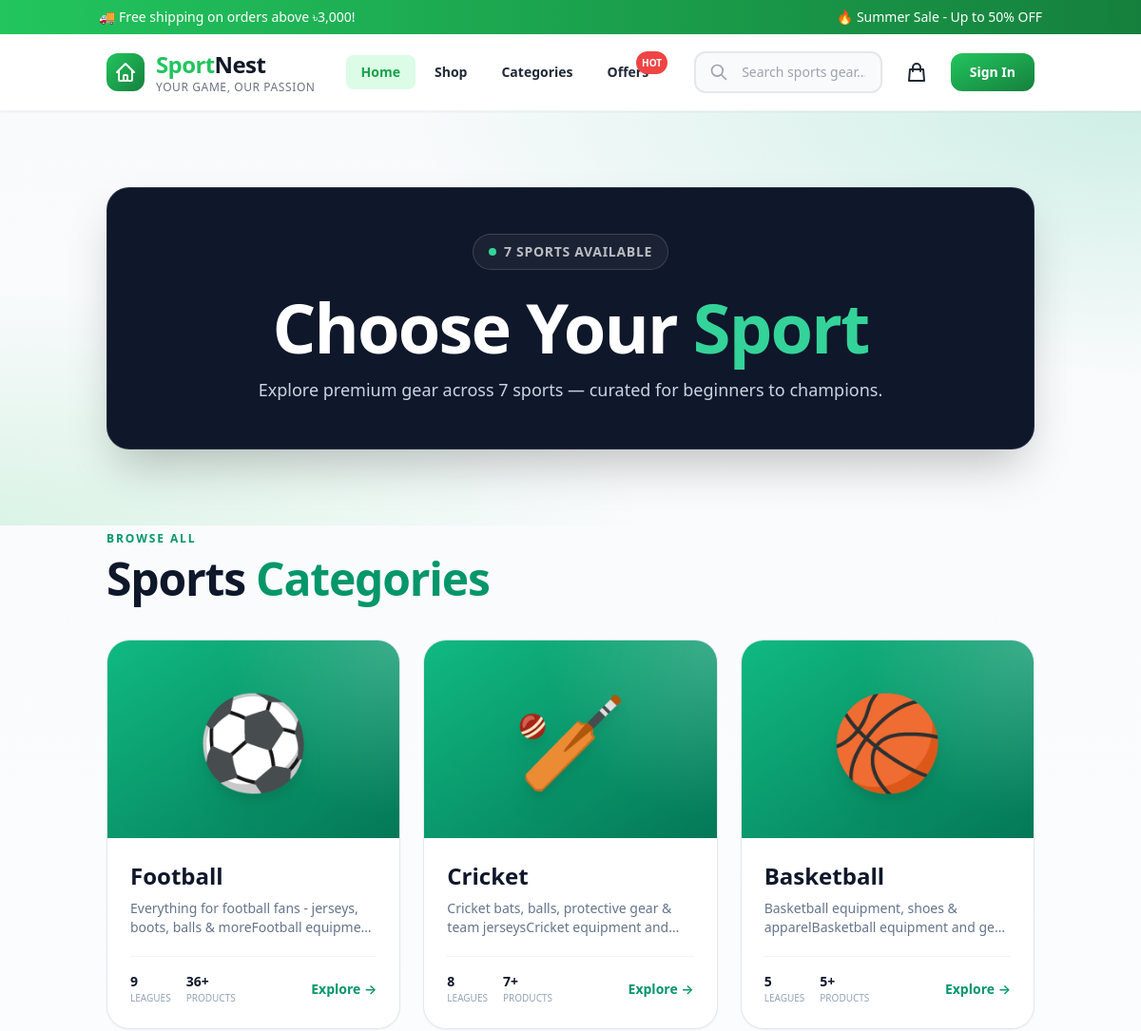
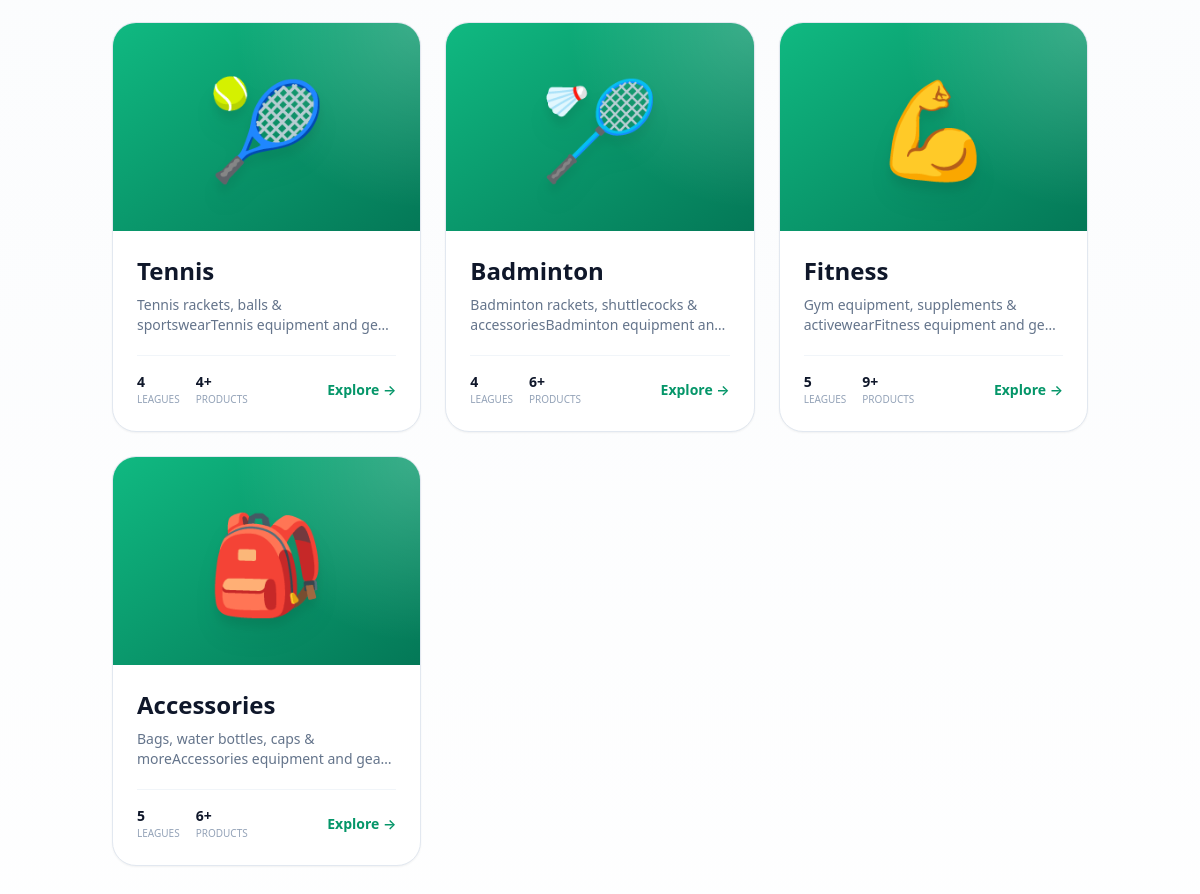
The app's page /shop/ with its own data (2 pictures, top to bottom).
### shop/models.py (models this page shows, shortened)
class MainCategory(models.Model):
    name = models.CharField(max_length=100, unique=True)
    slug = models.SlugField(max_length=100, unique=True, blank=True)
    icon = models.CharField(max_length=50, help_text="Emoji or icon class")
    image = models.ImageField(upload_to='categories/', blank=True, null=True)
    description = models.TextField(blank=True)
    order = models.IntegerField(default=0, help_text="Display order")
    is_active = models.BooleanField(default=True)
    created_at = models.DateTimeField(auto_now_add=True)
    class Meta:
        verbose_name = 'Main Category'
        verbose_name_plural = 'Main Categories'
        ordering = ['order', 'name']
    @property
    def subcategory_count(self):
        return self.subcategories.count()
    @property
    def product_count(self):
        return Product.objects.filter(subcategory__main_category=self, is_active=True).count()

### shop/views.py (the view)
# urls.py: path('', views.shop_home, name='shop_home'),
def shop_home(request):
    main_categories = MainCategory.objects.filter(is_active=True).order_by('order', 'name')
    context = {
        'main_categories': main_categories,
    }
    return render(request, 'shop/shop_home.html', context)

### cart/context_processors.py (called while the page is built, shortened)
def cart_context(request):
    cart_count = 0
    cart_total = 0
    if request.user.is_authenticated:
        try:
            cart = Cart.objects.get(user=request.user)
            cart_count = cart.total_items
            cart_total = cart.total
        except Cart.DoesNotExist:
            pass
    else:
        session_id = request.session.session_key
    return {
        'cart_count': cart_count,
        'cart_total': cart_total,
    }

### shop/templates/shop/shop_home.html (shortened to what this page needs)
{% extends 'base.html' %}
{% block content %}
<div class="min-h-screen bg-gradient-to-b from-slate-50 via-white to-slate-50">
    <section class="relative overflow-hidden">
        <div class="container mx-auto px-4 sm:px-6 pt-14 sm:pt-20 pb-14 sm:pb-20 relative z-10">
            <div class="max-w-5xl mx-auto rounded-3xl bg-slate-900 text-white border border-white/10 shadow-2xl p-7 sm:p-10 lg:p-12 text-center">
                <div class="inline-flex items-center gap-2 px-4 py-2 rounded-full border border-white/15 bg-white/5 mb-6">
                    <span class="w-2 h-2 rounded-full bg-emerald-400 animate-pulse"></span>
                    <span class="text-xs sm:text-sm text-white/70 tracking-wider uppercase font-semibold">
                        {{ main_categories|length }} Sports Available
                    </span>
                </div>
                <h1 class="text-4xl sm:text-6xl lg:text-7xl font-extrabold tracking-tight leading-[0.95] mb-4">
                    Choose Your <span class="text-emerald-400">Sport</span>
                </h1>
                <p class="max-w-2xl mx-auto text-slate-300 text-base sm:text-lg leading-relaxed">
                    Explore premium gear across {{ main_categories|length }} sports — curated for beginners to champions.
                </p>
            </div>
        </div>
    </section>
    <section class="pb-16 sm:pb-20">
        <div class="container mx-auto px-4 sm:px-6">
            <div class="flex flex-col sm:flex-row sm:items-end justify-between gap-4 mb-8 sm:mb-10">
                <div>
                    <span class="text-xs font-bold tracking-[0.16em] uppercase text-emerald-600">Browse All</span>
                    <h2 class="mt-2 text-3xl sm:text-4xl lg:text-5xl font-extrabold tracking-tight text-slate-900">
                        Sports <span class="text-emerald-600">Categories</span>
                    </h2>
                </div>
            </div>
            {% if main_categories %}
            <div class="grid sm:grid-cols-2 lg:grid-cols-3 gap-5 sm:gap-6">
                {% for category in main_categories %}
                <a href="{% url 'shop:category_detail' category.slug %}"
                   class="group rounded-3xl border border-slate-200 bg-white overflow-hidden shadow-sm hover:shadow-2xl hover:-translate-y-1 transition-all duration-300">
                    <div class="relative h-48 sm:h-52 overflow-hidden bg-gradient-to-br from-emerald-500 to-emerald-700">
                        <div class="absolute inset-0 opacity-20 bg-[radial-gradient(circle_at_top_right,white,transparent_50%)]"></div>
                        <div class="absolute inset-0 grid place-items-center">
                            <span class="text-7xl sm:text-8xl group-hover:scale-110 transition duration-500 drop-shadow-xl">
                                {{ category.icon }}
                            </span>
                        </div>
                    </div>
                    <div class="p-5 sm:p-6">
                        <h3 class="text-xl sm:text-2xl font-bold text-slate-900 group-hover:text-emerald-600 transition">
                            {{ category.name }}
                        </h3>
                        <p class="text-sm text-slate-500 mt-2 line-clamp-2">
                            {{ category.description|default:"Premium "|add:category.name|add:" equipment and gear for all levels."|truncatewords:15 }}
                        </p>
                        <div class="mt-5 pt-4 border-t border-slate-100 flex items-center justify-between">
                            <div class="flex items-center gap-4">
                                <div>
                                    <p class="text-sm font-bold text-slate-900">{{ category.subcategory_count }}</p>
                                    <p class="text-[10px] text-slate-400 uppercase">Leagues</p>
                                </div>
                                <div>
                                    <p class="text-sm font-bold text-slate-900">{{ category.product_count }}+</p>
                                    <p class="text-[10px] text-slate-400 uppercase">Products</p>
                                </div>
                            </div>
                            <span class="text-emerald-600 font-semibold text-sm">Explore →</span>
                        </div>
                    </div>
                </a>
                {% endfor %}
            </div>
            {% else %}
            <div class="text-center py-20">
                <h3 class="text-2xl font-bold text-slate-500">No Categories Yet</h3>
                <p class="text-slate-400 mt-2">Sports categories are being set up. Check back soon!</p>
            </div>
            {% endif %}
        </div>
    </section>
</div>
{% endblock %}

### templates/base.html (style rules this page uses)
:root { --primary: #22C55E; --primary-dark: #16A34A; --light-green: #DCFCE7; --white: #FFFFFF; --text: #111827; --text-light: #6B7280; --bg-light: #F9FAFB; --border: #E5E7EB; }
*, *::before, *::after { margin: 0; padding: 0; box-sizing: border-box; }
html { scroll-behavior: smooth; -webkit-tap-highlight-color: transparent; }
body { font-family: 'Segoe UI', system-ui, -apple-system, BlinkMacSystemFont, sans-serif; color: var(--text); background-color: var(--bg-light); line-height: 1.6; min-height: 100vh; display: flex; flex-direction: column; overflow-x: hidden; -webkit-font-smoothing: antialiased; -moz-osx-font-smoothing: grayscale; }
a, button, input, select, textarea { transition: all 0.3s ease; }
a { text-decoration: none; color: inherit; }
.container { width: 100%; max-width: 1280px; margin-left: auto; margin-right: auto; padding-left: 1rem; padding-right: 1rem; }
@media (min-width: 640px) { .container { padding-left: 1.5rem; padding-right: 1.5rem; } }
@media (min-width: 1024px) { .container { padding-left: 2rem; padding-right: 2rem; } }

### records on screen
MainCategory: icon "⚽", name "Football", description|add "Everything for football fans - jerseys, boots, balls & moreFootball…", subcategory_count "9", product_count "36"
MainCategory: icon "🏏", name "Cricket", description|add "Cricket bats, balls, protective gear & team jerseysCricket equipment…", subcategory_count "8", product_count "7"
MainCategory: icon "🏀", name "Basketball", description|add "Basketball equipment, shoes & apparelBasketball equipment and…", subcategory_count "5", product_count "5"
MainCategory: icon "🎾", name "Tennis", description|add "Tennis rackets, balls & sportswearTennis equipment and…", subcategory_count "4", product_count "4"
MainCategory: icon "🏸", name "Badminton", description|add "Badminton rackets, shuttlecocks & accessoriesBadminton equipment…", subcategory_count "4", product_count "6"
MainCategory: icon "💪", name "Fitness", description|add "Gym equipment, supplements & activewearFitness equipment and…", subcategory_count "5", product_count "9"
MainCategory: icon "🎒", name "Accessories", description|add "Bags, water bottles, caps & moreAccessories equipment and…", subcategory_count "5", product_count "6"

### other values on screen
{{ main_categories|length }} "7"
